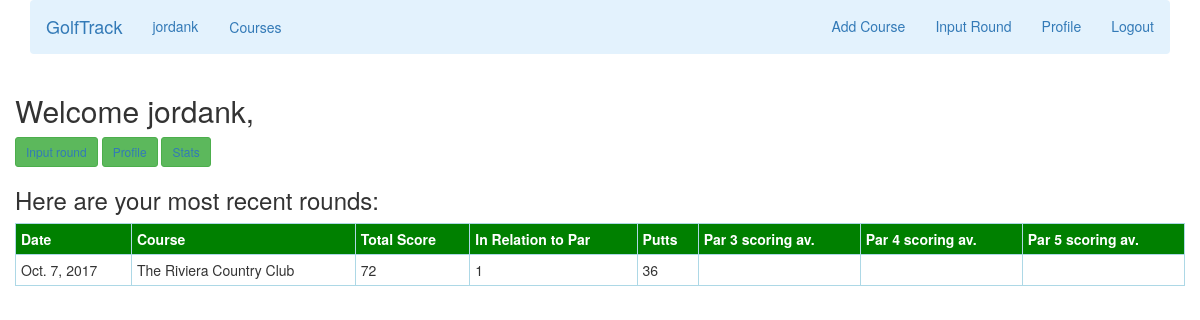
The page /accounts/profile/ (signed in) on the database its author committed.
### database1/models.py (models this page shows, shortened)
class golfround(models.Model):
	id = models.UUIDField(primary_key=True, default=uuid.uuid4, editable=False)
	date = models.DateField(help_text='MM/DD/YYYY')
	golfer = models.ForeignKey(User, null=True, blank=True)
	golf_course = models.ForeignKey('golf_course')
	fairways = models.IntegerField(default=14)
	greens = models.IntegerField(default=18)
	hole_1_score = models.IntegerField()
	hole_1_putts = models.IntegerField(default=2)
	hole_2_score = models.IntegerField()
	hole_2_putts = models.IntegerField(default=2)
	hole_3_score = models.IntegerField()
	hole_3_putts = models.IntegerField(default=2)
	hole_4_score = models.IntegerField()
	hole_4_putts = models.IntegerField(default=2)
	hole_5_score = models.IntegerField()
	hole_5_putts = models.IntegerField(default=2)
	hole_6_score = models.IntegerField()
	hole_6_putts = models.IntegerField(default=2)
	hole_7_score = models.IntegerField()
	hole_7_putts = models.IntegerField(default=2)
	hole_8_score = models.IntegerField()
	hole_8_putts = models.IntegerField(default=2)
	hole_9_score = models.IntegerField()
	hole_9_putts = models.IntegerField(default=2)
	hole_10_score = models.IntegerField()
	hole_10_putts = models.IntegerField(default=2)
	hole_11_score = models.IntegerField()
	hole_11_putts = models.IntegerField(default=2)
	hole_12_score = models.IntegerField()
	hole_12_putts = models.IntegerField(default=2)
	hole_13_score = models.IntegerField()
	hole_13_putts = models.IntegerField(default=2)
	hole_14_score = models.IntegerField()
	hole_14_putts = models.IntegerField(default=2)
	hole_15_score = models.IntegerField()
	hole_15_putts = models.IntegerField(default=2)
	hole_16_score = models.IntegerField()
	hole_16_putts = models.IntegerField(default=2)
	hole_17_score = models.IntegerField()
	hole_17_putts = models.IntegerField(default=2)
	hole_18_score = models.IntegerField()
	hole_18_putts = models.IntegerField(default=2)
	def __str__(self):
		return str(self.golfer)
	def get_total_score(self):
		return int(
				self.hole_1_score+
				self.hole_2_score+
				self.hole_3_score+
				self.hole_4_score+
				self.hole_5_score+
				self.hole_6_score+
				self.hole_7_score+
				self.hole_8_score+
				self.hole_9_score+
				self.hole_10_score+
				self.hole_11_score+
				self.hole_12_score+
				self.hole_13_score+
				self.hole_14_score+
				self.hole_15_score+
				self.hole_16_score+
				self.hole_17_score+
				self.hole_18_score
			)
	def get_overpar(self):
		par = self.golf_course.par
		total = self.get_total_score()
		return total - par
	def putts(self):
		puttList = [
		self.hole_1_putts,
		self.hole_2_putts,
		self.hole_3_putts,
		self.hole_4_putts,
		self.hole_5_putts,
		self.hole_6_putts,
		self.hole_7_putts,
		self.hole_8_putts,
		self.hole_9_putts,
		self.hole_10_putts,
		self.hole_11_putts,
		self.hole_12_putts,
		self.hole_13_putts,
		self.hole_14_putts,
		self.hole_15_putts,
		self.hole_16_putts,
		self.hole_17_putts,
		self.hole_18_putts,
		]
		count = 0
		for hole in puttList:
			count += hole
		return count

class golf_course(models.Model):
	name = models.CharField(max_length=100, help_text='Golf Course Name')
	par = models.IntegerField()
	length = models.IntegerField()
	rating = models.DecimalField(default=0, max_digits=4, decimal_places=1)
	hole_1_par = models.IntegerField()
	hole_2_par = models.IntegerField()
	hole_3_par = models.IntegerField()
	hole_4_par = models.IntegerField()
	hole_5_par = models.IntegerField()
	hole_6_par = models.IntegerField()
	hole_7_par = models.IntegerField()
	hole_8_par = models.IntegerField()
	hole_9_par = models.IntegerField()
	hole_10_par = models.IntegerField()
	hole_11_par = models.IntegerField()
	hole_12_par = models.IntegerField()
	hole_13_par = models.IntegerField()
	hole_14_par = models.IntegerField()
	hole_15_par = models.IntegerField()
	hole_16_par = models.IntegerField()
	hole_17_par = models.IntegerField()
	hole_18_par = models.IntegerField()
	hole_1_yard = models.IntegerField()
	hole_2_yard = models.IntegerField()
	hole_3_yard = models.IntegerField()
	hole_4_yard = models.IntegerField()
	hole_5_yard = models.IntegerField()
	hole_6_yard = models.IntegerField()
	hole_7_yard = models.IntegerField()
	hole_8_yard = models.IntegerField()
	hole_9_yard = models.IntegerField()
	hole_10_yard = models.IntegerField()
	hole_11_yard = models.IntegerField()
	hole_12_yard = models.IntegerField()
	hole_13_yard = models.IntegerField()
	hole_14_yard = models.IntegerField()
	hole_15_yard = models.IntegerField()
	hole_16_yard = models.IntegerField()
	hole_17_yard = models.IntegerField()
	hole_18_yard = models.IntegerField()
	def __str__(self):
		return self.name

### golftrack/views.py (the view)
# urls.py: url(r'^accounts/profile/', views.profile, name = 'profile'),
@login_required
def profile(request):
	context = {}
	rounds = golfround.objects.filter(golfer=request.user).order_by('-date')
	context['user'] = request.user
	user = request.user
	context['username'] = user.username
	context['rounds'] = rounds
	print(rounds)
	return render(request, 'profile.html', context)

### templates/profile.html
{% extends "base_generic.html" %}
{% load staticfiles %}
{% block content %}
		<div class="container">
			<div class="row">
				<div>
					<h2> Welcome {{ user.username }},</h2>
						<button class="btn btn-success btn-sm">
							<a href="{% url 'input_round' %}">Input round</a></li>
						</button >
						<button class="btn btn-success btn-sm">
							<a href="{% url 'profile' %}">Profile</a></li>
						</button >
						<button class="btn btn-success btn-sm">
							<a href="{% url 'profile_stats' %}">Stats</a></li>
						</button >
				</div>
			</div>
			<div class="row">
				<div>
					<h3> Here are your most recent rounds:</h3>
				</div>
			</div>
		</div>
		<div class="container">
			<div class="row">
				<div>
					<table id ='userRounds' style="width:100%">
						<tr>
							<th>Date</th>
							<th>Course</th>
							<th>Total Score</th>
							<th>In Relation to Par</th>
							<th>Putts</th>
							<th>Par 3 scoring av.</th>
							<th>Par 4 scoring av.</th>
							<th>Par 5 scoring av.</th>
						</tr>
						{% for round in rounds %}
							<tr id="postitem" class="item">
								<td id="date">{{ round.date }} </td>
								<td id="course">{{ round.golf_course }} </td>
								<td id="totalScore">{{ round.get_total_score }} </td>
								<td id="overPar">{{ round.get_overpar }} </td>
								<td id="putts">{{ round.putts }} </td>
								<td id="overPar">{{ round.par3average|floatformat:1 }} </td>
								<td id="overPar">{{ round.par4average|floatformat:1 }} </td>
								<td id="overPar">{{ round.par5average|floatformat:1 }} </td>
							</tr>
						{% endfor %}
					</table>
				</div>
			</div>
		</div>
 {% endblock %}

### templates/base_generic.html (shortened to what this page needs)
<!DOCTYPE html>
<html lang="en">
<head>
  {% load static %}
  <link rel="stylesheet" type="text/css" href="{% static 'css/index.css' %}">
  <link rel="stylesheet" href="https://maxcdn.bootstrapcdn.com/bootstrap/3.3.7/css/bootstrap.min.css">
</head>
<body>
  {% block sidebar %}
  	<div class="container">
			<nav class="navbar navbar-light" style="background-color: #e3f2fd;">
				<div class="container-fluid">
				    <div class="navbar-header">
				      	<a class="navbar-brand" href="/">GolfTrack</a>
				    </div>
				    <ul class="nav navbar-nav navbar-left">
				    	{% if user.is_authenticated %}
				    		<li><a href="{% url 'profile' %}">{{ user.username }} </a></li>
				    	{% else %}
				    		<li><a href="{% url 'register' %}">Register</a></li>
				    	{% endif %}
				    </ul>
				    <ul class="nav navbar-nav navbar">
				    	<li><a href="{% url 'courses' %}">Courses</a></li>
				    </ul>
				      <ul class="nav navbar-nav navbar-right">
				      	{% if user.is_authenticated %}
				      		<li><a href="{% url 'add-course' %}">Add Course</a></li>
				      		<li><a href="{% url 'input_round' %}">Input Round</a></li>
				      		<li><a href="{% url 'profile' %}?next={{request.path}}">Profile</a></li>
				        	<li><a href="{% url 'logout' %}?next={{request.path}}">Logout</a></li>
				      	{% endif %}
				      </ul>
				    </div>
				  </div>
	{% endblock %}
  {% block content %}{% endblock %}
</body>
</html>

### static/css/index.css (style rules this page uses)
table, th, td { border: 1px solid black; border-collapse: collapse; }

### templates/base_generic.html (style rules this page uses)
table, th, td { border: 1px solid lightblue; border-collapse: collapse; }
th, td { padding: 5px; }
th { background-color: green; color: white; }

### rows shown on the page
golfround: date "Oct. 7, 2017", golf_course "The Riviera Country Club", get_total_score "72", get_overpar "1", putts "36"

### other values the page prints
{{ user.username }} "jordank"
